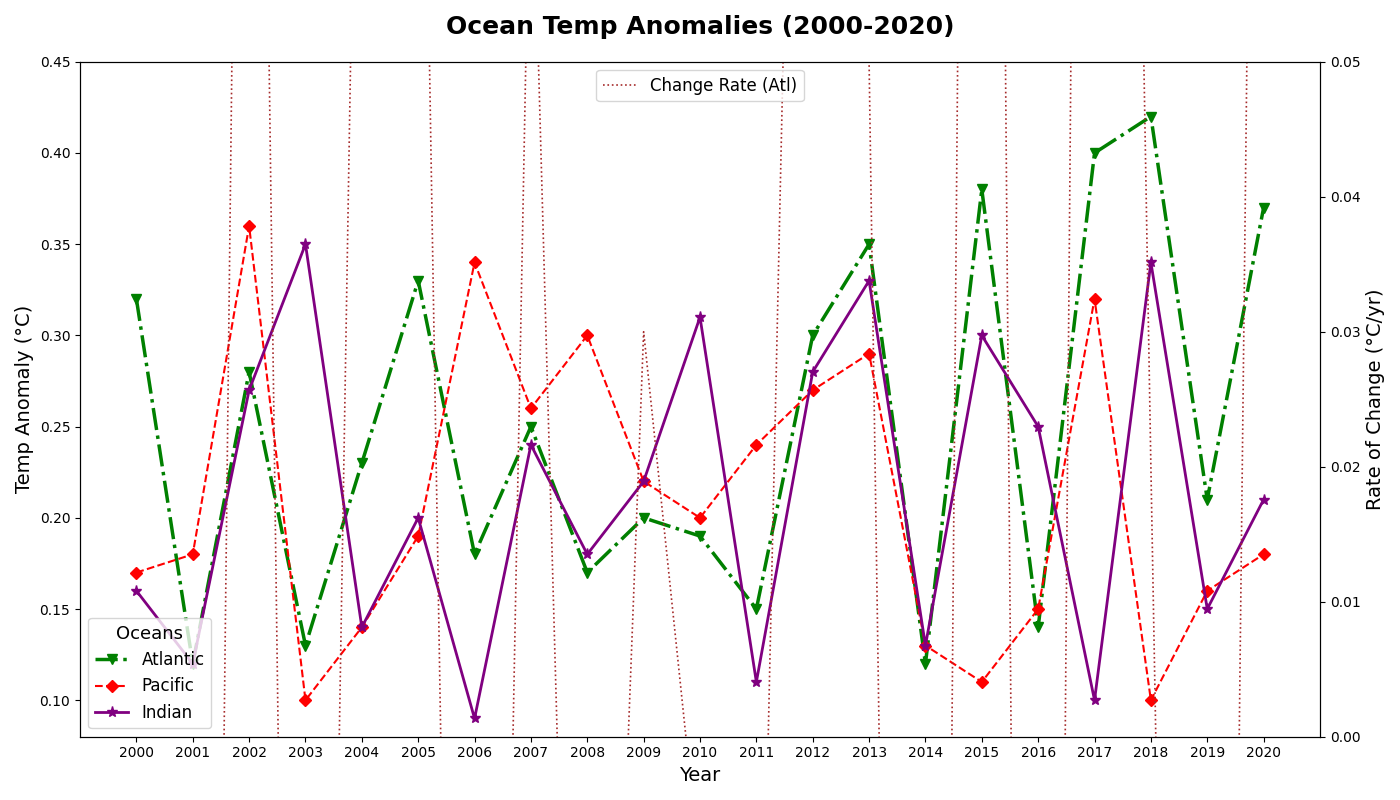

Source code (Python):
import matplotlib.pyplot as plt
import numpy as np

years = np.arange(2000, 2021)
atlantic_anomalies = [
    0.32, 0.12, 0.28, 0.13, 0.23, 0.33, 0.18, 0.25, 0.17, 0.20, 0.19, 0.15, 0.30, 0.35, 0.12, 0.38, 0.14, 0.40, 0.42, 0.21, 0.37
]
pacific_anomalies = [
    0.17, 0.18, 0.36, 0.10, 0.14, 0.19, 0.34, 0.26, 0.30, 0.22, 0.20, 0.24, 0.27, 0.29, 0.13, 0.11, 0.15, 0.32, 0.10, 0.16, 0.18
]
indian_anomalies = [
    0.16, 0.12, 0.27, 0.35, 0.14, 0.20, 0.09, 0.24, 0.18, 0.22, 0.31, 0.11, 0.28, 0.33, 0.13, 0.30, 0.25, 0.10, 0.34, 0.15, 0.21
]

fig, ax = plt.subplots(figsize=(14, 8))

ax.plot(years, atlantic_anomalies, color='green', marker='v', markersize=7, linewidth=2.5, linestyle='-.', label='Atlantic')
ax.plot(years, pacific_anomalies, color='red', marker='D', markersize=6, linewidth=1.5, linestyle='--', label='Pacific')
ax.plot(years, indian_anomalies, color='purple', marker='*', markersize=8, linewidth=2, linestyle='-', label='Indian')

ax.set_title("Ocean Temp Anomalies (2000-2020)", fontsize=18, fontweight='bold', pad=20)
ax.set_xlabel("Year", fontsize=14)
ax.set_ylabel("Temp Anomaly (°C)", fontsize=14)
ax.legend(fontsize=12, title="Oceans", title_fontsize='13', loc='lower left')

ax.grid(False)  # Remove grid

ax.set_xticks(years)
ax.set_xlim([1999, 2021])
ax.set_ylim([0.08, 0.45])

ax_anomaly_change = ax.twinx()
atlantic_rate_of_change = np.diff(atlantic_anomalies)
ax_anomaly_change.plot(years[1:], atlantic_rate_of_change, color='brown', linestyle=':', linewidth=1.2, label='Change Rate (Atl)')

ax_anomaly_change.set_ylim([0.00, 0.05])
ax_anomaly_change.set_ylabel("Rate of Change (°C/yr)", fontsize=14)

# Removed annotations for cleaner look
ax_anomaly_change.legend(loc='upper center', fontsize=12)

plt.tight_layout()
plt.show()
